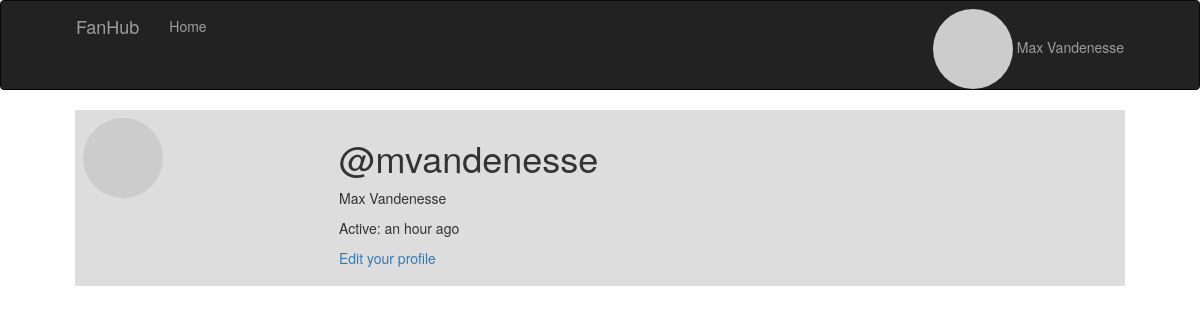
/user/mvandenesse (signed in), run on an earlier commit of the app's database.
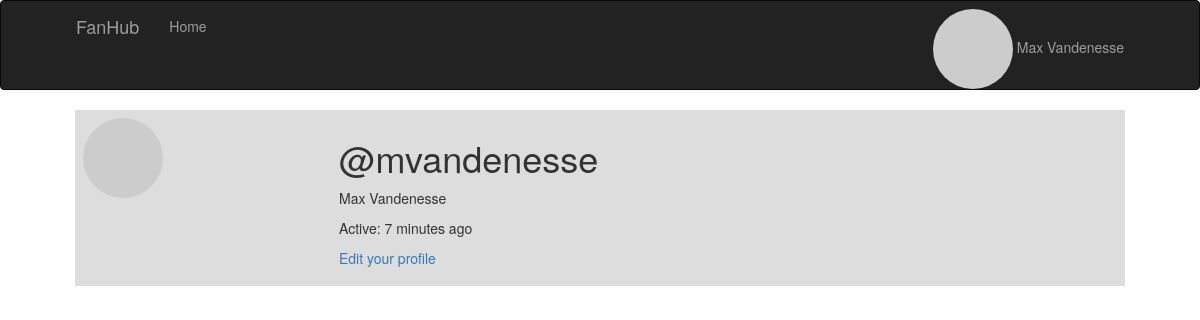
And on a later commit of the database.
### app/models.py (models this page shows, shortened)
class User(UserMixin, db.Model):
    id = db.Column(db.Integer, primary_key=True)
    username = db.Column(db.String(64), index=True, unique=True)
    email = db.Column(db.String(120), index=True, unique=True)
    password_hash = db.Column(db.String(128))
    about_me = db.Column(db.String(140))
    last_seen = db.Column(db.DateTime, default=datetime.utcnow)
    image_path = db.Column(db.String(1000))
    first_name = db.Column(db.String(120))
    last_name = db.Column(db.String(120))
    full_name = db.Column(db.String(240))
    def avatar(self, size, first_name, last_name):
        return 'https://ui-avatars.com/api/?size={}&name={}+{}'.format(
            size, first_name, last_name)

### app/routes.py (the view)
@app.route('/user/<username>')
@login_required
def user(username):
    user = User.query.filter_by(username=username).first_or_404()
    return render_template('user.html', user=user)

### app/models.py (called while the page is built)
@login.user_loader
def load_user(id):
    return User.query.get(int(id))

### app/routes.py (called while the page is built)
@app.before_request
def before_request():
    if current_user.is_authenticated:
        current_user.last_seen = datetime.utcnow()
        db.session.commit()

### app/templates/user.html (shortened to what this page needs)
 {% extends "base.html" %} {% block app_content %}
<table class="table body">
    <tr class=headDisplay>
        <td width="256px">
            {% if user.image_path %}
            <img src={{user.image_path}} class="img-circle  " style="height: 256px; width: 256px;"> {% else %}
            <img src=" {{ user.avatar(256, user.first_name, user.last_name) }} " class="img-circle userTemplateProfileImage "> {% endif %}
        </td>
        <td>
            <h1>@{{ user.username }}</h1>
            <p>{{user.full_name}}</p>
             {% if user.last_seen %}
            <p>Active: {{ moment(user.last_seen).fromNow() }}{% endif %} {% if user == current_user %}
                <p>
                    <a class="removeUnderline" href="{{ url_for( 'edit_profile') }} ">Edit your profile</a>
                </p>
                {% endif %}
        </td>
    </tr>
</table>
{% endblock %}

### app/templates/base.html (shortened to what this page needs)
{% extends 'bootstrap/base.html' %}  {% block navbar %}
<link rel=" stylesheet " href="{{ url_for( 'static', filename='css/style.css' ) }} ">
<nav class="navbar navbar-inverse">
    <div class="container">
        <div class="navbar-header">
            <a class="navbar-brand" href="{{ url_for('index') }}">FanHub</a>
            <div class="collapse navbar-collapse" id="bs-example-navbar-collapse-1">
                <ul class="nav navbar-nav">
                    <li>
                        <a href="{{ url_for('index') }}">Home</a>
                    </li>
                </ul>
                <ul class="nav navbar-nav navbar-right">
                    {% if current_user.is_anonymous %}
                    <li>
                        <a href="{{ url_for('login') }}">Login</a>
                    </li>
                    {% else %}
                    <ul class="nav navbar-nav navbar-right">
                        <li class="dropdown">
                            <a href="#" class="dropdown-toggle" style="padding-top:0px !important;padding-bottom:0px !important;margin-top:8px;" data-toggle="dropdown"
                                role="button" aria-haspopup="true" aria-expanded="false">
                                {% if current_user.image_path %}
                                <img src={{current_user.image_path}} class="img-circle  " style="height: 35px; width: 35px;"> {{current_user.full_name}} {% else %}
                                <img src=" {{ current_user.avatar(35, current_user.first_name, current_user.last_name) }} " class="img-circle userTemplateProfileImage "> {{current_user.full_name}}{% endif %}
                            </a>
                        </li>
                    </ul>
                    {% endif %}
                </ul>
            </div>
        </div>
</nav>
{% endblock %} {% block content %}
<div class="container ">
      {% block app_content
    %}{% endblock %}
</div>{% endblock %}

### app/static/css/style.css (style rules this page uses)
.container { display: flex !important; flex-flow: column !important; height: auto !important; width: 90% !important; }
.table { margin-bottom: 0; width: -webkit-fill-available; }
.table>tbody>tr>td { border-top: 0px !important; }
.userTemplateProfileImage { height: 256 !important; width: 256 !important; }
.removeUnderline { text-decoration: none !important; cursor: pointer !important; }
.headDisplay { background: #ddd; }

What changed in the data, as far as the page shows it:
changed User "mvandenesse": last_seen "an hour ago" → "7 minutes ago"
